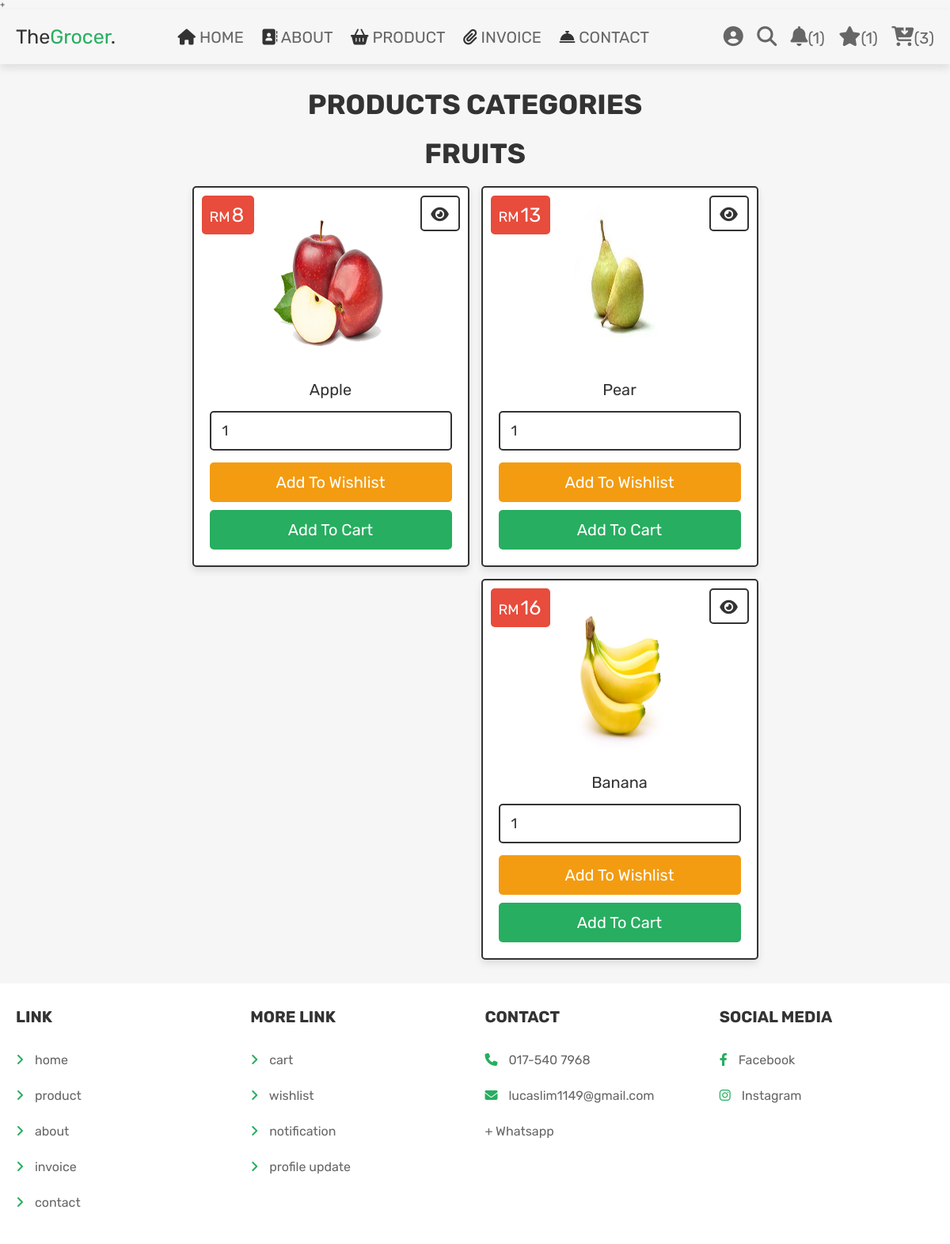
Page /category.php?category=fruits (signed in) on the committed database.
### tables this page shows
CREATE TABLE `products` (
  `id` int(100) NOT NULL,
  `name` varchar(100) NOT NULL,
  `category` varchar(20) NOT NULL,
  `details` varchar(500) NOT NULL,
  `price` int(100) NOT NULL,
  `image` varchar(100) NOT NULL,
  `sold` int(100) NOT NULL
);

### category.php (the view, shortened to what this page needs)
<?php
@include 'config.php';
?>
<!DOCTYPE html>
<html lang="en">
<head>
   <link rel="stylesheet" href="https://cdnjs.cloudflare.com/ajax/libs/font-awesome/6.1.1/css/all.min.css">
   <link rel="stylesheet" href="css/style.css">
</head>
<body>
<?php include 'header.php'; ?>
<section class="products">
    <h1 class="title">products categories</h1>
   <?php
      $category_name = $_GET['category'];
      $select_products = $conn->prepare("SELECT * FROM `products` WHERE category = ?");
      $select_products->execute([$category_name]);
      if($select_products->rowCount() > 0){
         echo '<h1 class="title">'.$category_name.'</h1>';
         while($fetch_products = $select_products->fetch(PDO::FETCH_ASSOC)){
   ?>
       <div class="box-container">
   <form action="" class="box" method="POST">
      <div class="price">RM<span><?= $fetch_products['price']; ?></span></div>
      <a href="view_page.php?pid=<?= $fetch_products['id']; ?>" class="fas fa-eye"></a>
      <img class="image" src="uploaded_img/<?= $fetch_products['image']; ?>" alt="">
      <div class="name"><?= $fetch_products['name']; ?></div>
      <input type="number" min="1" value="1" name="p_qty" class="qty">
      <input type="submit" value="add to wishlist" class="option-btn" name="add_to_wishlist">
      <input type="submit" value="add to cart" class="btn" name="add_to_cart">
   </form>
   <?php
         }
      }else{
         echo '<p class="empty">no products available!</p>';
      }
   ?>
   </div>
</section>
<?php include 'footer.php'; ?>
</body>
</html>

### css/style.css (style rules this page uses)
.products .box-container { display: grid; grid-template-columns: repeat(auto-fit, 35rem); gap:1.5rem; justify-content: center; align-items: flex-start; }
.products .box-container .box { padding:2rem; text-align: center; border:var(--border); background-color: var(--white); box-shadow: var(--box-shadow); border-radius: .5rem; position: relative; }
.products .box-container .box .image { height: 20rem; width : 15rem; }
.products .box-container .box .price { position: absolute; top:1rem; left:1rem; padding:1rem; border-radius: .5rem; background-color: var(--red); font-size: 1.8rem; color:var(--white); }
.products .box-container .box .price span { font-size: 2.5rem; color:var(--white); margin:0 .2rem; }
.products .box-container .box .fa-eye { position: absolute; top:1rem; right:1rem; border-radius: .5rem; height: 4.5rem; line-height: 4.3rem; width: 5rem; border:var(--border); color:var(--black); font-size: 2rem; background-color: var(--white); }
.products .box-container .box img { width: 30%; margin-bottom: 1rem; }
.products .box-container .box .name { font-size: 2rem; color:var(--black); padding:1rem 0; }
.products .box-container .box .qty { margin:.5rem 0; border-radius: .5rem; padding:1.2rem 1.4rem; font-size: 1.8rem; color:var(--black); border:var(--border); width: 100%; }

### css/components.css (style rules this page uses)
:root { --green:#27ae60; --orange:#f39c12; --red:#e74c3c; --black:#333; --light-color:#666; --white:#fff; --light-bg:#f6f6f6; --border:.2rem solid var(--black); --box-shadow:0 .5rem 1rem rgba(0,0,0,.1); }
* { font-family: 'Rubik', sans-serif; margin:0; padding:0; box-sizing: border-box; outline: none; border:none; text-decoration: none; color:var(--black); }
body { background-color: var(--light-bg); }
html { font-size: 62.5%; overflow-x: hidden; scroll-behavior: smooth; scroll-padding-top: 6.5rem; }
section { padding:3rem 2rem; max-width: 1200px; margin:0 auto; }
.btn, .delete-btn, .option-btn { display: block; width: 100%; margin-top: 1rem; border-radius: .5rem; color:var(--white); font-size: 2rem; padding:1.3rem 3rem; text-transform: capitalize; cursor: pointer; text-align: center; }
.btn { background-color: var(--green); }
.option-btn { background-color: var(--orange); }
.title { text-align: center; margin-bottom: 2rem; text-transform: uppercase; color:var(--black); font-size: 3.5rem; }

### rows in the picture
products: price "8", image (picture), name "Apple"
products: price "13", image (picture), name "Pear"
products: price "16", image (picture), name "Banana"

### other values in the picture
$notif "1"
$count_wishlist_items->rowCount() "1"
$count_cart_items->rowCount() "3"
$category_name "FRUITS"
